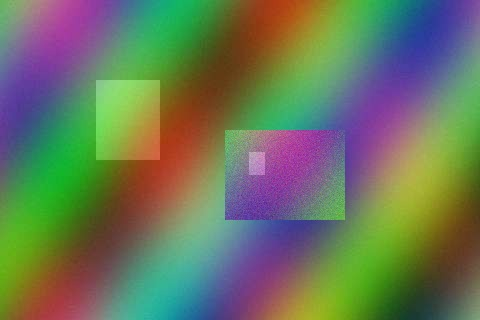
#> input picture frontend/e2e/fixtures/sample.jpg, 480 x 320 px
$ python -i noise.py   (imports and definitions only)
#> lines starting #> are read from the running program, lines starting #| are printed output that depends on the picture
### backend/app/forensics/regions.py
"""Turn a block-level anomaly mask into a short list of bounding boxes."""

from __future__ import annotations

import cv2
import numpy as np


def mask_to_regions(
    mask: np.ndarray,
    block: int,
    img_w: int,
    img_h: int,
    min_blocks: int = 4,
    max_regions: int = 5,
) -> list[dict]:
    """``mask`` is a boolean grid where each cell covers ``block`` x ``block`` pixels.

    Returns the largest connected regions as pixel boxes in image coordinates, with a
    ``share`` field giving the fraction of the image each one covers.
    """
    if not mask.any():
        return []
    count, _, stats, _ = cv2.connectedComponentsWithStats(mask.astype(np.uint8), connectivity=8)
    regions = []
    for i in range(1, count):
        x, y, w, h, area = (int(v) for v in stats[i])
        if area < min_blocks:
            continue
        px, py = x * block, y * block
        pw, ph = min(w * block, img_w - px), min(h * block, img_h - py)
        regions.append(
            {
                "x": px,
                "y": py,
                "width": pw,
                "height": ph,
                "share": round(area * block * block / float(img_w * img_h), 4),
            }
        )
    regions.sort(key=lambda r: r["share"], reverse=True)
    return regions[:max_regions]


def robust_z(values: np.ndarray, valid: np.ndarray | None = None) -> np.ndarray:
    """Median/MAD z-score, robust to the outliers we are trying to find."""
    sample = values[valid] if valid is not None else values.ravel()
    if sample.size == 0:
        return np.zeros_like(values, dtype=np.float32)
    med = float(np.median(sample))
    mad = float(np.median(np.abs(sample - med))) * 1.4826
    mad = max(mad, 1e-6)
    return ((values - med) / mad).astype(np.float32)

### backend/app/imaging.py
"""Image decoding, validation and small helpers shared by the forensic modules.

Uploaded bytes live only in memory. Nothing in this module touches disk.
"""

from __future__ import annotations

import base64
import io
from dataclasses import dataclass

import cv2
import numpy as np
from PIL import Image, ImageOps, UnidentifiedImageError

from .config import settings

ALLOWED_FORMATS = {"JPEG": "image/jpeg", "PNG": "image/png", "WEBP": "image/webp"}

# Guard against decompression bombs (a tiny file that expands to gigapixels).
Image.MAX_IMAGE_PIXELS = settings.max_image_pixels


class ImageValidationError(ValueError):
    """Raised when an upload is not an image we accept. Message is user-safe."""


@dataclass
class LoadedImage:
    raw: bytes  # original bytes, needed for metadata and ELA
    format: str  # JPEG / PNG / WEBP
    mime: str
    pil: Image.Image  # the decoded file as-is (first frame, original mode)
    rgb: np.ndarray  # H x W x 3 uint8, EXIF orientation applied (possibly scaled down, see below)
    width: int  # size of `rgb`, the frame all region coordinates refer to
    height: int
    original_width: int = 0
    original_height: int = 0
    downscaled: bool = False  # True when settings.analysis_max_pixels shrank the image


def _budget_size(w: int, h: int, budget: int) -> tuple[int, int]:
    scale = (budget / (w * h)) ** 0.5
    return max(32, int(w * scale)), max(32, int(h * scale))


# [83 lines left out: functions load_image, resize_max_side, to_png_data_url, to_jpeg_data_url, heat_overlay, not called in this run]


def normalize01(arr: np.ndarray) -> np.ndarray:
    arr = arr.astype(np.float32)
    lo, hi = float(arr.min()), float(arr.max())
    if hi - lo < 1e-8:
        return np.zeros_like(arr)
    return (arr - lo) / (hi - lo)

### backend/app/forensics/noise.py
"""F3b: noise residual consistency.

A camera sensor leaves a fairly uniform noise pattern across a photo. We strip the image
content with a median filter, measure the local noise level in blocks, and flag blocks whose
noise is far from the rest of the image. Pasted or generated patches tend to be smoother or
noisier than their surroundings.
"""

from __future__ import annotations

import cv2
import numpy as np

from ..imaging import normalize01
from .regions import mask_to_regions, robust_z

BLOCK = 32
MAX_SIDE = 2048
Z_THRESHOLD = 3.5


def analyze_noise(rgb: np.ndarray) -> dict:
    h0, w0 = rgb.shape[:2]
#> h0 = 320; w0 = 480
    scale = min(1.0, MAX_SIDE / max(h0, w0))
#> scale = 1
    work = rgb if scale == 1.0 else cv2.resize(rgb, (int(w0 * scale), int(h0 * scale)), interpolation=cv2.INTER_AREA)
    gray = cv2.cvtColor(work, cv2.COLOR_RGB2GRAY)
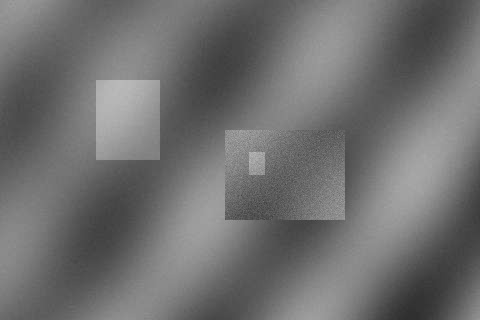
#> gray: shape (320, 480); min 47, max 188, mean 111.4
    residual = gray.astype(np.float32) - cv2.medianBlur(gray, 3).astype(np.float32)
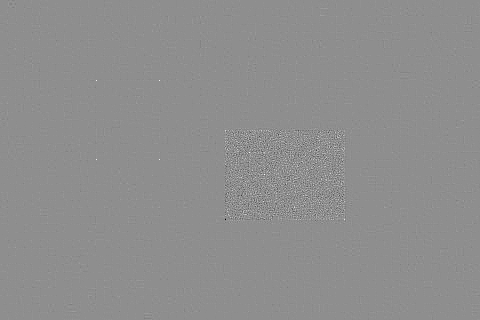
#> residual: shape (320, 480) float32; min -57, max 45, mean 0; drawn with min black and max white

    h, w = gray.shape
#> h = 320; w = 480
    gh, gw = h // BLOCK, w // BLOCK
#> gh = 10; gw = 15
    if gh < 2 or gw < 2:
        return {"inconsistent_blocks_share": 0.0, "suspicious_regions": 0, "regions": [], "map": np.zeros((h, w), np.float32)}

    res_blocks = residual[: gh * BLOCK, : gw * BLOCK].reshape(gh, BLOCK, gw, BLOCK)
    gray_blocks = gray[: gh * BLOCK, : gw * BLOCK].reshape(gh, BLOCK, gw, BLOCK).astype(np.float32)
    noise_std = res_blocks.std(axis=(1, 3))
    content_std = gray_blocks.std(axis=(1, 3))
    brightness = gray_blocks.mean(axis=(1, 3))

    # Flat, clipped or near-black blocks carry almost no sensor noise; exclude them from stats.
    valid = (content_std > 2.0) & (brightness > 12) & (brightness < 243)
    log_noise = np.log(noise_std + 1e-3)
    z = robust_z(log_noise, valid if valid.sum() >= 8 else None)
#> in robust_z, `sample = values[valid] if valid is not None else values.ravel()`: sample = 150 values, max 2.09 at index 67, min -0.802 at index 2, mean -0.209
#> in robust_z, `med = float(np.median(sample))`: med = -0.416
#> in robust_z, `mad = float(np.median(np.abs(sample - med))) * 1.4826`: mad = 0.182
    mask = (np.abs(z) > Z_THRESHOLD) & valid

    regions = [r for r in mask_to_regions(mask, BLOCK, w, h, min_blocks=3) if r["share"] < 0.5]
#> in mask_to_regions, `count, _, stats, _ = cv2.connectedComponentsWithStats(mask.astype(np.u..`: count = 4; stats = [[0, 0, 15, 10, 134], [3, 2, 2, 1, 2], [3, 4, 2, 1, 2], [7, 4, 4, 3, 12]]
#> the loop in mask_to_regions, `for i in range(1, count):` made 3 passes
#> (x, y, w, h, area, px, py, pw) on pass 3: (7, 4, 4, 3, 12, 224, 128, 128)
#> after the loop in mask_to_regions, `for i in range(1, count):`: regions = 1 item
#> regions = 1 item
    if scale != 1.0:
        for r in regions:
            r.update(x=round(r["x"] / scale), y=round(r["y"] / scale), width=round(r["width"] / scale), height=round(r["height"] / scale))

    heat = normalize01(np.clip(np.abs(z), 0, 8) * valid)
#> in normalize01, `lo, hi = float(arr.min()), float(arr.max())`: lo = 0.0215; hi = 8
    heat = cv2.resize(heat, (gw * BLOCK, gh * BLOCK), interpolation=cv2.INTER_NEAREST)
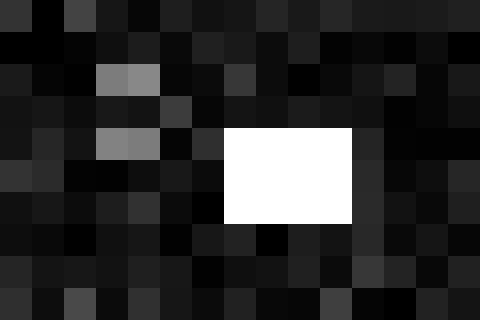
#> heat: shape (320, 480) float32; min 0, max 1, mean 0.167
    heat = cv2.copyMakeBorder(heat, 0, h - heat.shape[0], 0, w - heat.shape[1], cv2.BORDER_CONSTANT, value=0)
    heat = cv2.GaussianBlur(heat, (0, 0), BLOCK / 3)
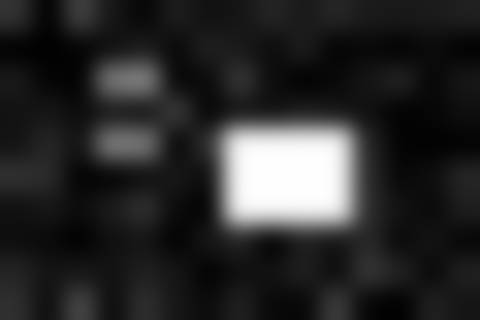
#> heat: shape (320, 480) float32; min 0.00681, max 1, mean 0.167

    return {
        "median_noise_level": round(float(np.median(noise_std[valid])) if valid.any() else 0.0, 3),
        "inconsistent_blocks_share": round(float(mask.sum()) / max(int(valid.sum()), 1), 4),
        "suspicious_regions": len(regions),
        "regions": regions,
        "map": heat,
    }

>>> import cv2
>>> picture = cv2.cvtColor(cv2.imread('../../../frontend/e2e/fixtures/sample.jpg'), cv2.COLOR_BGR2RGB)
>>> result = analyze_noise(picture)
#> result = 5 items
